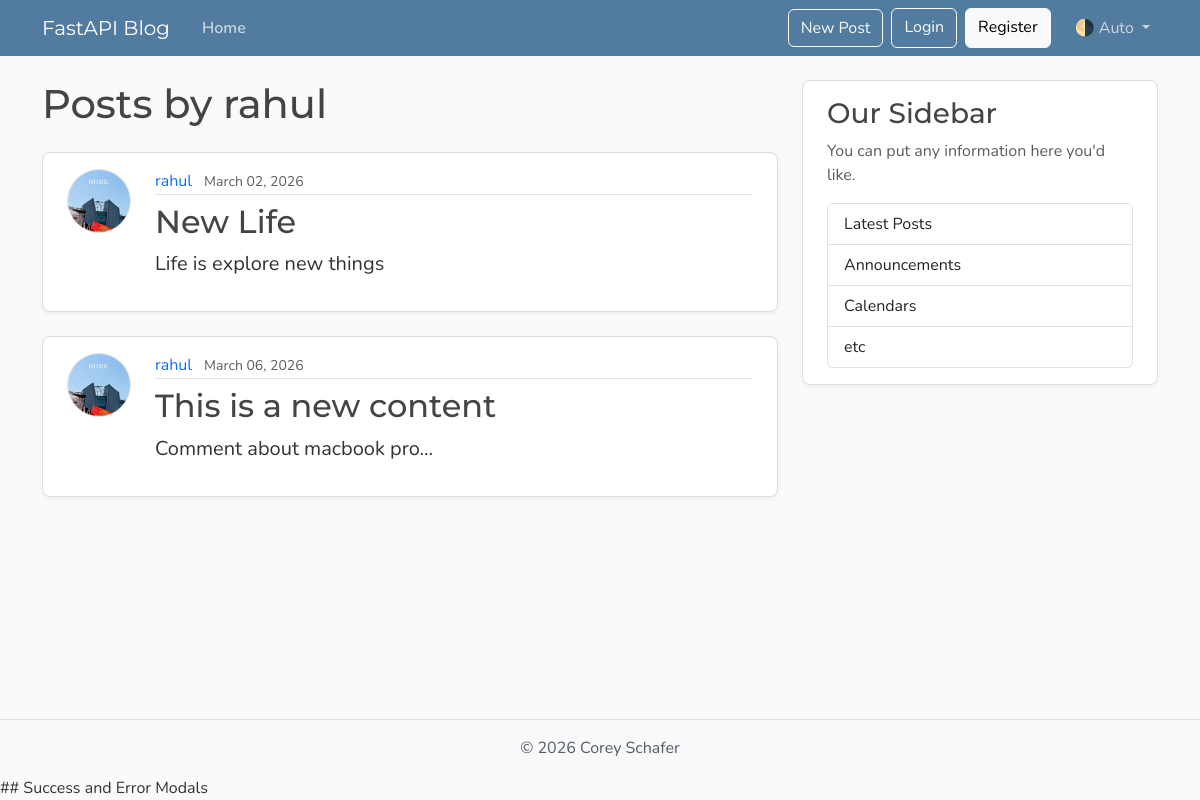
Before: /users/1/posts with the older database file.
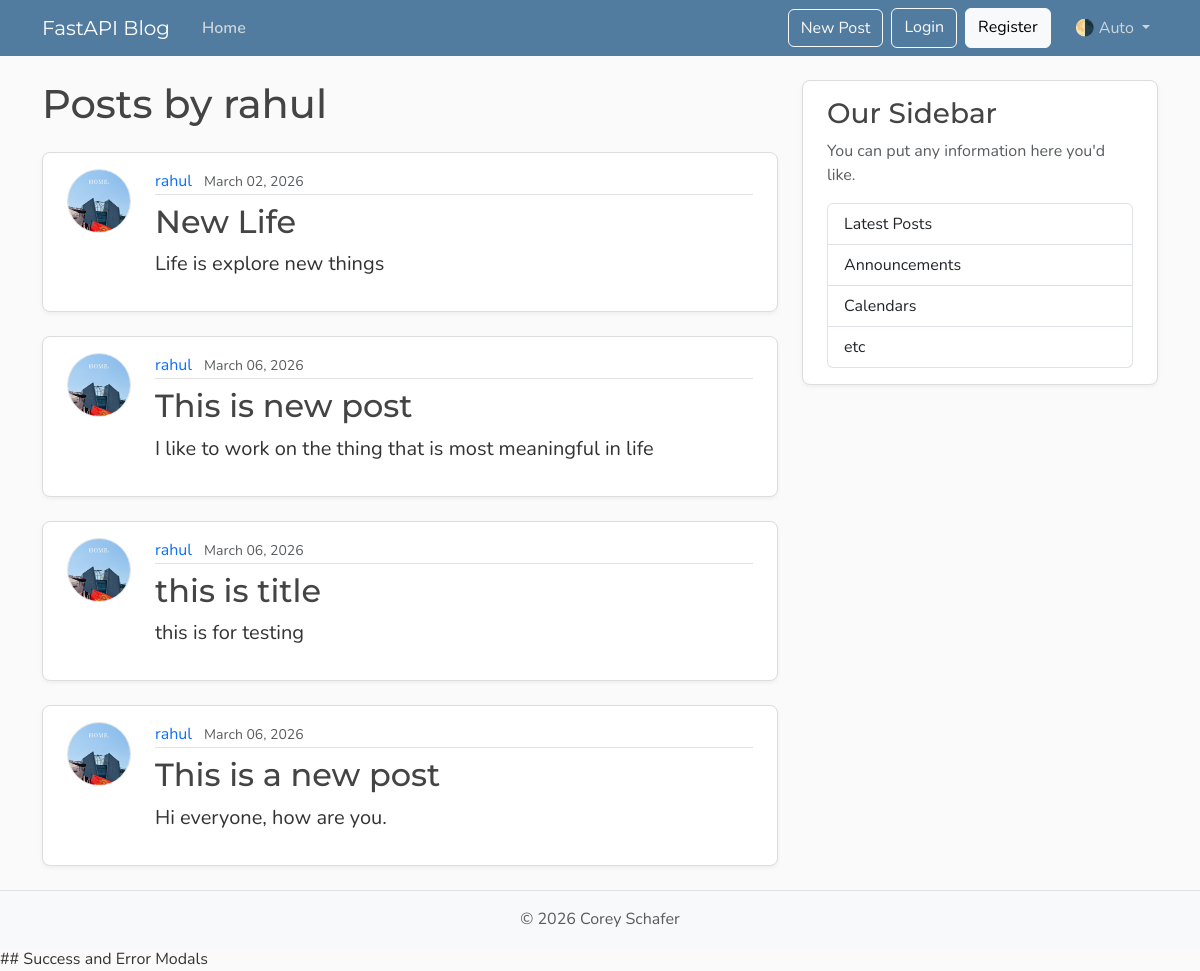
After: the same page with the newer database file.
### models.py (models this page shows, shortened)
class User(Base):
    __tablename__ = "users"
    id: Mapped[int] = mapped_column(Integer, primary_key=True, index=True)
    username: Mapped[str] = mapped_column(String(50), unique=True, nullable=False)
    email: Mapped[str] = mapped_column(String(120), unique=True, nullable=False)
    image_file: Mapped[str | None] = mapped_column(String(200), default=None, nullable=True)
    posts: Mapped[list[Post]] = relationship(back_populates="author", cascade="all, delete-orphan")

class Post(Base):
    __tablename__ = "posts"
    id: Mapped[int] = mapped_column(Integer, primary_key=True, index=True)
    title: Mapped[str] = mapped_column(String(50), unique=True, nullable=False)
    content: Mapped[str] = mapped_column(String(120), unique=True, nullable=False)
    user_id: Mapped[int] = mapped_column(ForeignKey("users.id"), nullable=True, index=True)
    date_posted: Mapped[datetime] = mapped_column(DateTime(timezone=True), default=lambda: datetime.now(UTC))
    author: Mapped[User] = relationship(back_populates="posts")

### main.py (the view)
@app.get("/users/{user_id}/posts", include_in_schema=False, name="user_posts")
async def user_posts_page(
    request: Request,
    user_id: int,
    db: Annotated[AsyncSession, Depends(get_db)],
):
    result = await db.execute(select(models.User).where(models.User.id == user_id))
    user = result.scalars().first()
    if not user:
        raise HTTPException(
            status_code=status.HTTP_404_NOT_FOUND,
            detail="User not found",
        )
    result = await db.execute(
        select(models.Post)
        .options(selectinload(models.Post.author))
        .where(models.Post.user_id == user_id),
    )
    posts = result.scalars().all()
    return templates.TemplateResponse(
        request,
        "user_post.html",
        {"posts": posts, "user": user, "title": f"{user.username}'s Posts"},
    )

### templates/user_post.html
{% extends "layout.html" %}
{% block content %}
  <h1 class="mb-4">Posts by {{ user.username }}</h1>
  {% for post in posts %}
    <article class="content-section py-3 px-4 mb-4">
      <div class="d-flex align-items-start gap-4">
        <img class="rounded-circle article-img flex-shrink-0"
             src="{{ post.author.image_path }}"
             alt="{{ post.author.username }}'s profile picture"
             width="64"
             height="64"
             loading="lazy">
        <div class="flex-grow-1">
          <div class="article-metadata mb-2">
            <a class="me-2"
               href="{{ url_for('user_posts', user_id=post.author.id) }}">{{ post.author.username }}</a>
            <small class="text-body-secondary">{{ post.date_posted.strftime("%B %d, %Y") }}</small>
          </div>
          <h2>
            <a class="article-title"
               href="{{ url_for('post_page', post_id=post.id) }}">{{ post.title }}</a>
          </h2>
          <p class="article-content">{{ post.content }}</p>
        </div>
      </div>
    </article>
  {% else %}
    <p class="text-body-secondary">No posts by this user yet.</p>
  {% endfor %}
{% endblock content %}

### templates/layout.html (shortened to what this page needs)
<!DOCTYPE html>
<html lang="en">
  <head>
    <link href="https://cdn.jsdelivr.net/npm/bootstrap@5.3.8/dist/css/bootstrap.min.css"
          rel="stylesheet"
>
    <link rel="stylesheet" type="text/css" href="{{ url_for('static', path='css/main.css') }}">
  </head>
  <body class="d-flex flex-column min-vh-100">
    <header class="site-header">
      <nav class="navbar navbar-expand-md bg-steel fixed-top"
           data-bs-theme="dark">
        <div class="container">
          <a class="navbar-brand me-4" href="{{ url_for('home') }}">FastAPI Blog</a>
          <div class="collapse navbar-collapse" id="navbarToggle">
            <div class="navbar-nav me-auto">
              <a class="nav-link active" aria-current="page" href="{{ url_for('home') }}">Home</a>
            </div>
            <button class="btn btn-outline-light mb-2 mb-md-0 me-md-2"
                type="button"
                data-bs-toggle="modal"
                data-bs-target="#createPostModal">New Post</button>
            <div class="navbar-nav">
              <a class="btn btn-outline-light mb-2 mb-md-0 me-md-2" href="#">Login</a>
              <a class="btn btn-light mb-2 mb-md-0 me-md-3" href="#">Register</a>
              <div class="nav-item dropdown">
                <a class="nav-link dropdown-toggle"
                   href="#"
                   role="button"
                   id="bd-theme"
                   data-bs-toggle="dropdown"
                   aria-expanded="false">
                  <span id="bd-theme-text">🌗 Auto</span>
                </a>
              </div>
            </div>
          </div>
        </div>
      </nav>
    </header>
    <main role="main" class="container">
      <div class="row">
        <div class="col-md-8">
          {% block content %}
          {% endblock content %}
        </div>
        <aside class="col-md-4">
          <div class="content-section py-3 px-4 mb-4">
            <h3>Our Sidebar</h3>
            <p class="text-body-secondary">You can put any information here you'd like.</p>
            <ul class="list-group">
              <li class="list-group-item">Latest Posts</li>
              <li class="list-group-item">Announcements</li>
              <li class="list-group-item">Calendars</li>
              <li class="list-group-item">etc</li>
            </ul>
          </div>
        </aside>
      </div>
    </main>
    <footer class="mt-auto py-3 bg-body-tertiary border-top">
      <div class="container text-center">
        <p class="text-body-secondary mb-0">
          © <span id="year"></span> Corey Schafer
        </p>
      </div>
    </footer>
  ## Success and Error Modals
  </body>
</html>

### static/css/main.css (style rules this page uses)
:root { --font-heading: "Montserrat", system-ui, -apple-system, BlinkMacSystemFont, sans-serif; --font-body: "Nunito", system-ui, -apple-system, BlinkMacSystemFont, sans-serif; --color-bg-body: #fafafa; --color-bg-content: #ffffff; --color-text-primary: #333333; --color-text-heading: #444444; --color-steel: #527c9f; --color-nav-link: #cbd5db; --color-nav-link-hover: #ffffff; --color-link-hover: #428bca; --color-border: #dddddd; --color-border-light: #e3e3e3; --spacing-xl: 5rem; --article-img-size: 4rem; --account-img-size: 7.813rem; }
body { font-family: var(--font-body); background: var(--color-bg-body); color: var(--color-text-primary); }
main { padding-top: var(--spacing-xl); }
h1, h2, h3, h4, h5, h6 { font-family: var(--font-heading); color: var(--color-text-heading); }
.navbar-brand { font-family: var(--font-heading); }
a { text-decoration: none; }
.bg-steel { background-color: var(--color-steel); }
.site-header .navbar-nav .nav-link { color: var(--color-nav-link); transition: color 0.2s ease-in-out; }
.site-header .navbar-nav .nav-link.active { font-weight: 600; }
.content-section { background: var(--color-bg-content); border: 1px solid var(--color-border); border-radius: 0.5rem; box-shadow: 0 2px 4px rgba(15, 23, 42, 0.05); transition: box-shadow 0.15s ease, transform 0.15s ease, border-color 0.15s ease; }
.article-title { color: var(--color-text-heading); transition: color 0.2s ease-in-out; }
.article-content { white-space: pre-line; font-size: 1.25rem; }
.article-img { height: var(--article-img-size); width: var(--article-img-size); flex-shrink: 0; object-fit: cover; border: 1px solid var(--color-border-light); box-shadow: 0 0 0 2px var(--color-bg-content); }
.article-metadata { padding-bottom: 0.063rem; border-bottom: 1px solid var(--color-border-light); }
.article-metadata a { transition: color 0.2s ease-in-out; }
[data-bs-theme="dark"] { --color-bg-body: #1a1a1a; --color-bg-content: #2d2d2d; --color-text-primary: #e0e0e0; --color-text-heading: #f0f0f0; --color-border: #404040; --color-border-light: #4a4a4a; }

Changed rows visible on the page:
changed Post: title "This is a new content" → "This is new post"; content "Comment about macbook pro..." → "I like to work on the thing that is most meaningful in life"
added Post: author.image_path (picture), author.username "rahul", date_posted "March 06, 2026", title "this is title", content "this is for testing"
added Post: author.image_path (picture), author.username "rahul", date_posted "March 06, 2026", title "This is a new post", content "Hi everyone, how are you."
